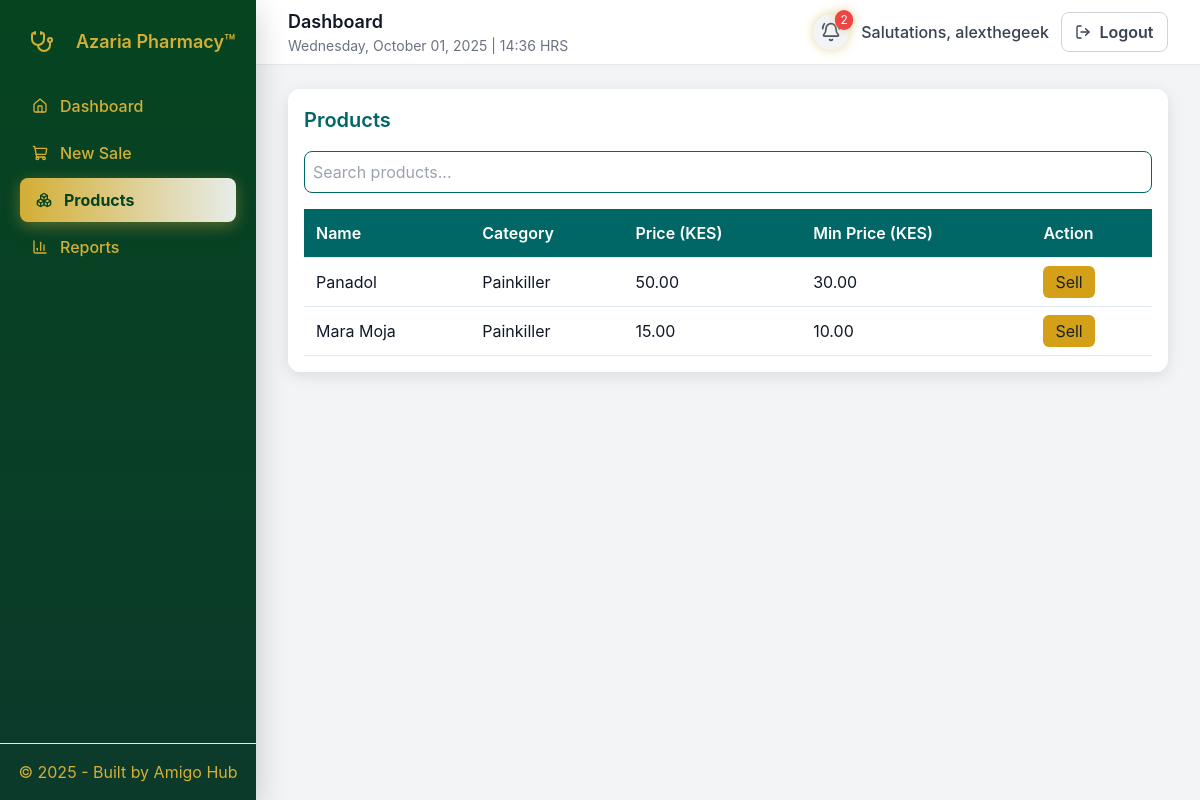
Screenshot of /products/ (signed in) with the database file from the repository.
### pos/models.py (models this page shows, shortened)
class Product(models.Model):
    name = models.CharField(max_length=255)
    category = models.CharField(max_length=120, blank=True)
    description = models.TextField(blank=True)
    price = models.DecimalField(max_digits=10, decimal_places=2)
    min_price = models.DecimalField(max_digits=10, decimal_places=2, default=0, validators=[MinValueValidator(Decimal('0.00'))])
    created_at = models.DateTimeField(auto_now_add=True)

### pos/views.py (the view)
# urls.py: path("products/", views.product_list, name="product_list"),
@login_required
def product_list(request):
    products = Product.objects.all()
    return render(request, "pos/product_list.html", {"products": products})

### pos/templates/pos/product_list.html (shortened to what this page needs)
{% extends 'pos/base.html' %}
{% block content %}
<div class="container mx-auto">
  <div class="table-container">
    <h3 class="mb-4 text-teal">Products</h3>
    <div class="mb-4">
      <input type="text" id="search" placeholder="Search products..." class="w-full">
    </div>
    <table>
      <thead>
        <tr>
          <th>Name</th>
          <th>Category</th>
          <th>Price (KES)</th>
          <th>Min Price (KES)</th>
          <th>Action</th>
        </tr>
      </thead>
      <tbody id="product-table">
        {% for product in products %}
          <tr data-name="{{ product.name|lower }}">
            <td>{{ product.name }}</td>
            <td>{{ product.category }}</td>
            <td>{{ product.price|floatformat:2 }}</td>
            <td>{{ product.min_price|floatformat:2 }}</td>
            <td>
              <a href="{% url 'pos:sale_create' %}?product={{ product.id }}" class="sell-btn">Sell</a>
            </td>
          </tr>
        {% empty %}
          <tr>
            <td colspan="5" class="text-center text-gray-500">No products available</td>
          </tr>
        {% endfor %}
      </tbody>
    </table>
  </div>
</div>
{% endblock %}

### pos/templates/pos/base.html (shortened to what this page needs)
{% load static %}
<!doctype html>
<html lang="en">
<head>
  <script src="https://cdn.tailwindcss.com"></script>
</head>
<body class="min-h-screen">
  <div class="flex min-h-screen">
    {% if request.user.is_authenticated %}
    <aside id="sidebar"
           class="sidebar-panel fixed inset-y-0 left-0 z-40 w-64 transform -translate-x-full lg:translate-x-0 transition-transform duration-300 ease-out flex flex-col h-screen text-base"
           aria-hidden="true">
      <div class="p-5">
        <div class="flex items-center gap-3 mb-5">
          <figure class="w-11 h-11 rounded-lg bg-white/8 flex items-center justify-center text-lg backdrop-filter: blur(10px)" role="img" aria-label="Azaria Pharmacy Logo">
            <i data-lucide="stethoscope" class="w-6 h-6"></i>
          </figure>
          <div>
            <div class="text-lg font-semibold">Azaria Pharmacy™</div>
          </div>
        </div>
        <nav class="space-y-1 mt-2">
          <a href="{% url 'pos:dashboard' %}" class="nav-link {% if request.resolver_match and request.resolver_match.url_name == 'dashboard' %}active{% endif %}">
            <i data-lucide="home" class="w-4 h-4"></i>
            <span>Dashboard</span>
          </a>
          <a href="{% url 'pos:sale_create' %}" class="nav-link {% if request.resolver_match and request.resolver_match.url_name == 'sale_create' %}active{% endif %}">
            <i data-lucide="shopping-cart" class="w-4 h-4"></i>
            <span>New Sale</span>
          </a>
          <a href="{% url 'pos:product_list' %}" class="nav-link {% if request.resolver_match and request.resolver_match.url_name == 'product_list' %}active{% endif %}">
            <i data-lucide="boxes" class="w-4 h-4"></i>
            <span>Products</span>
          </a>
          <a href="{% url 'pos:reports' %}" class="nav-link {% if request.resolver_match and request.resolver_match.url_name == 'reports' %}active{% endif %}">
            <i data-lucide="bar-chart-3" class="w-4 h-4"></i>
            <span>Reports</span>
          </a>
        </nav>
      </div>
      <div class="mt-auto p-4 border-t border-white/6 text-center sidebar-footer">
        &copy; {% now "Y" %} - Built by
        <a href="https://amigohub.africa" target="_blank" rel="noopener">Amigo Hub</a>
      </div>
    </aside>
    {% endif %}
    <div class="flex-1 main-content lg:ml-64">
      <header class="bg-white border-b sticky top-0 z-20">
        <div class="max-w-7xl mx-auto px-4 sm:px-6 lg:px-8">
          <div class="flex items-center justify-between h-16">
            <div class="flex items-center gap-3">
              <div class="page-title-group">
                {% if request.user.is_authenticated %}
                  <h1 class="text-lg font-semibold">{% block page_title %}Dashboard{% endblock %}</h1>
                  <p class="text-sm text-gray-500">{% now "l, F d, Y" %} | {% now "H:i" %} HRS</p>
                {% endif %}
              </div>
            </div>
            <div class="flex items-center gap-3">
              {% if request.resolver_match and request.resolver_match.url_name not in 'login signup' %}
                {% if request.user.is_authenticated %}
                  <div class="flex items-center gap-3">
                    <div class="relative" id="bell-container">
                      <button id="notifications-bell" class="p-2 rounded-full bg-gray-100 hover:bg-gray-200 focus:outline-none focus:ring-2 focus:ring-gold transition-all duration-200" aria-label="Notifications">
                        <i data-lucide="bell-ring" class="w-5 h-5 text-gray-600"></i>
                        <span id="unread-badge" class="absolute -top-1 -right-1 bg-red-500 text-white text-xs rounded-full min-w-[18px] h-5 flex items-center justify-center" style="display: none;">0</span>
                      </button>
                    </div>
                    <span class="text-gray-700 font-medium hidden sm:inline">Salutations, {{ request.user.get_username }}</span>
                    <form action="{% url 'pos:logout' %}" method="post" class="inline">
                      <button type="submit" class="btn-logout focus:outline-none focus:ring-2 focus:ring-red-500 focus:ring-offset-2">
                        <i data-lucide="log-out" class="w-4 h-4"></i>
                        <span class="hidden sm:inline">Logout</span>
                      </button>
                    </form>
                  </div>
                {% else %}
                  <a href="{% url 'pos:login' %}" class="btn-primary">
                    <i data-lucide="log-in" class="w-4 h-4"></i>
                    <span>Login</span>
                  </a>
                {% endif %}
              {% endif %}
            </div>
          </div>
        </div>
      </header>
      <main class="py-6 min-h-[calc(100vh-4rem)]">
        <div class="max-w-7xl mx-auto px-4 sm:px-6 lg:px-8">
          <div>
            {% block content %}{% endblock %}
          </div>
        </div>
      </main>
    </div>
  </div>
</body>
</html>

### pos/templates/pos/base.html (style rules this page uses)
:root { --darkgreen: #064420; --gold: #D4AF37; --gold-dark: #b8962c; --panel-bg: #ffffff; --muted: #6b7280; --glass-bg: rgba(255, 255, 255, 0.25); --glass-border: rgba(255, 255, 255, 0.18); --neon-glow: 0 0 10px rgba(212, 175, 55, 0.5); }
body { font-family: Inter, ui-sans-serif, system-ui, -apple-system, "Segoe UI", Roboto, "Helvetica Neue", Arial; background: #f3f4f6; color: #111827; min-height: 100vh; }
.sidebar-panel { background: linear-gradient(180deg, var(--darkgreen), #0b3a2b); color: var(--gold); box-shadow: 0 10px 30px rgba(0, 0, 0, 0.2); }
.nav-link { display: flex; align-items: center; gap: .75rem; padding: .6rem .75rem; border-radius: .5rem; color: var(--gold); text-decoration: none; font-weight: 500; transition: all 0.3s cubic-bezier(0.4, 0, 0.2, 1); position: relative; overflow: hidden; }
.nav-link.active { background: linear-gradient(90deg, var(--gold) 0%, rgba(255, 255, 255, 0.9) 100%); color: var(--darkgreen); font-weight: 700; box-shadow: 0 4px 15px rgba(212, 175, 55, 0.4); border-left: 4px solid var(--gold); transform: none; }
.btn-logout { background: transparent; border: 1px solid #d1d5db; color: #374151; padding: .45rem .85rem; border-radius: .5rem; font-weight: 600; display: inline-flex; align-items: center; gap: .5rem; transition: all 0.3s cubic-bezier(0.4, 0, 0.2, 1); }
.sidebar-footer a { color: var(--gold); text-decoration: none; transition: color 0.2s; }
.main-content { width: 100%; min-width: 0; }
.page-title-group > * { transition: opacity 0.3s ease-in-out; }
#unread-badge { animation: pulse 2s cubic-bezier(0.4, 0, 0.6, 1) infinite; box-shadow: var(--neon-glow); }
#bell-container:has(#unread-badge[style*="display: flex"]) #notifications-bell { box-shadow: var(--neon-glow); animation: glow 1.5s ease-in-out infinite alternate; }

### pos/templates/pos/product_list.html (style rules this page uses)
.table-container { background: #ffffff; border-radius: 12px; box-shadow: 0 4px 15px rgba(0, 0, 0, 0.1); padding: 16px; }
table { width: 100%; border-collapse: collapse; }
th, td { padding: 12px; text-align: left; border-bottom: 1px solid #e2e8f0; }
th { background-color: #006666; color: #ffffff; font-weight: 600; }
.sell-btn { background-color: #D4A017; color: #1a202c; padding: 6px 12px; border-radius: 6px; transition: background-color 0.3s ease, transform 0.2s ease; }
input#search { border: 1px solid #006666; border-radius: 8px; padding: 8px; width: 100%; transition: border-color 0.3s ease; }
h3 { font-size: 1.25rem; font-weight: 600; color: #006666; }
.text-teal { color: #006666 !important; }

### rows the page displays
Product: name "Panadol", category "Painkiller", price "50.00", min_price "30.00"
Product: name "Mara Moja", category "Painkiller", price "15.00", min_price "10.00"

### other values shown
{{ request.user.get_username }} "alexthegeek"
